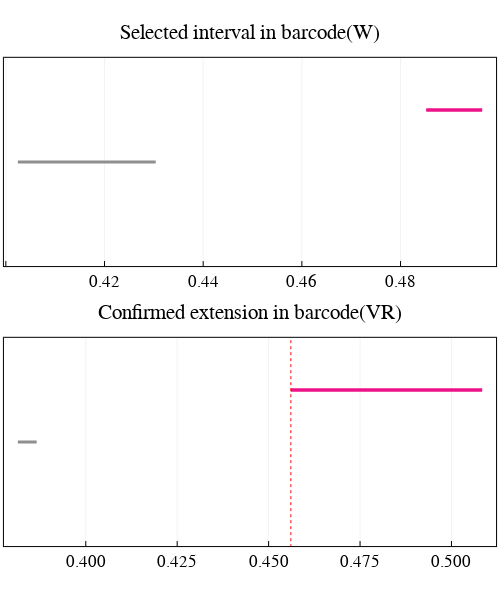

The notebook cell saved with this chart:
### Markdown cell above
<b> Plot confirmed interval and possible extensions </b>

### Code cell
plot_confirmed_extension(extension_AL, 
                         lw_x = 3, 
                         lw_y = 3, 
                         titlefontsize = 15, 
                         xtickfontsize = 12)

### Figure 1 — Plotly figure (JSON) as saved in the notebook; plotly's stock layout.template omitted (floating-point values rounded to 4 significant figures)
{"data": [{"colorbar": {"title": ""}, "hoverinfo": "text", "legendgroup": "y1", "line": {"color": "rgba(143, 143, 143, 1.000)", "dash": "solid", "shape": "linear", "width": 3}, "mode": "lines", "name": "y1", "showlegend": true, "text": ["class 1", "class 1"], "type": "scatter", "x": [0.4024, 0.4304], "xaxis": "x1", "y": [1, 1], "yaxis": "y1", "zmax": null, "zmin": null}, {"colorbar": {"title": ""}, "hoverinfo": "text", "legendgroup": "y2", "line": {"color": "rgba(238, 18, 137, 1.000)", "dash": "solid", "shape": "linear", "width": 3}, "mode": "lines", "name": "y2", "showlegend": true, "text": ["class 2", "class 2"], "type": "scatter", "x": [0.4852, 0.4965], "xaxis": "x1", "y": [2, 2], "yaxis": "y1", "zmax": null, "zmin": null}, {"colorbar": {"title": ""}, "hoverinfo": "text", "legendgroup": "y3", "line": {"color": "rgba(238, 18, 137, 1.000)", "dash": "solid", "shape": "linear", "width": 3}, "mode": "lines", "name": "y3", "showlegend": true, "text": ["class 2", "class 2"], "type": "scatter", "x": [0.4852, 0.4965], "xaxis": "x1", "y": [2, 2], "yaxis": "y1", "zmax": null, "zmin": null}, {"colorbar": {"title": ""}, "hoverinfo": "text", "legendgroup": "y1", "line": {"color": "rgba(143, 143, 143, 1.000)", "dash": "solid", "shape": "linear", "width": 3}, "mode": "lines", "name": "y1", "showlegend": true, "text": ["class 1", "class 1"], "type": "scatter", "x": [0.3814, 0.3866], "xaxis": "x2", "y": [1, 1], "yaxis": "y2", "zmax": null, "zmin": null}, {"colorbar": {"title": ""}, "hoverinfo": "text", "legendgroup": "y2", "line": {"color": "rgba(143, 143, 143, 1.000)", "dash": "solid", "shape": "linear", "width": 3}, "mode": "lines", "name": "y2", "showlegend": true, "text": ["class 2", "class 2"], "type": "scatter", "x": [0.4561, 0.4561], "xaxis": "x2", "y": [2, 2], "yaxis": "y2", "zmax": null, "zmin": null}, {"colorbar": {"title": ""}, "hoverinfo": "text", "legendgroup": "y3", "line": {"color": "rgba(238, 18, 137, 1.000)", "dash": "solid", "shape": "linear", "width": 3}, "mode": "lines", "name": "y3", "showlegend": true, "text": ["class 2", "class 2"], "type": "scatter", "x": [0.4561, 0.5084], "xaxis": "x2", "y": [2, 2], "yaxis": "y2", "zmax": null, "zmin": null}, {"colorbar": {"title": ""}, "hoverinfo": "text", "legendgroup": "y4", "line": {"color": "rgba(143, 143, 143, 1.000)", "dash": "solid", "shape": "linear", "width": 3}, "mode": "lines", "name": "y4", "showlegend": true, "text": ["class 2", "class 2"], "type": "scatter", "x": [0.4561, 0.4561], "xaxis": "x2", "y": [2, 2], "yaxis": "y2", "zmax": null, "zmin": null}, {"colorbar": {"title": ""}, "hoverinfo": "text", "legendgroup": "y5", "line": {"color": "rgba(238, 18, 137, 1.000)", "dash": "solid", "shape": "linear", "width": 3}, "mode": "lines", "name": "y5", "showlegend": true, "text": ["class 2", "class 2"], "type": "scatter", "x": [0.4561, 0.5084], "xaxis": "x2", "y": [2, 2], "yaxis": "y2", "zmax": null, "zmin": null}, {"colorbar": {"title": ""}, "legendgroup": "y6", "line": {"color": "rgba(255, 0, 0, 1.000)", "dash": "dot", "shape": "linear", "width": 1}, "mode": "lines", "name": "y6", "showlegend": true, "type": "scatter", "x": [0.4561, 0.4561], "xaxis": "x2", "y": [-401, 403], "yaxis": "y2", "zmax": null, "zmin": null}], "layout": {"annotations": [{"font": {"color": "rgba(0, 0, 0, 1.000)", "family": "sans-serif", "size": 21}, "rotation": 0, "showarrow": false, "text": "Selected interval in barcode(W)", "x": 0.5, "xanchor": "center", "xref": "paper", "y": 1, "yanchor": "top", "yref": "paper"}, {"font": {"color": "rgba(0, 0, 0, 1.000)", "family": "sans-serif", "size": 21}, "rotation": 0, "showarrow": false, "text": "Confirmed extension in barcode(VR)", "x": 0.5, "xanchor": "center", "xref": "paper", "y": 0.5, "yanchor": "top", "yref": "paper"}], "height": 600, "margin": {"b": 20, "l": 0, "r": 0, "t": 20}, "paper_bgcolor": "rgba(255, 255, 255, 1.000)", "plot_bgcolor": "rgba(255, 255, 255, 1.000)", "showlegend": false, "width": 500, "xaxis1": {"anchor": "y1", "domain": [0.007874, 0.9921], "gridcolor": "rgba(0, 0, 0, 0.100)", "gridwidth": 0.5, "linecolor": "rgba(0, 0, 0, 1.000)", "mirror": true, "range": [0.3996, 0.4994], "showgrid": true, "showline": true, "showticklabels": true, "tickangle": 0, "tickcolor": "rgb(0, 0, 0)", "tickfont": {"color": "rgba(0, 0, 0, 1.000)", "family": "sans-serif", "size": 17}, "tickmode": "array", "ticks": "inside", "ticktext": ["0.40", "0.42", "0.44", "0.46", "0.48"], "tickvals": [0.4, 0.42, 0.44, 0.46, 0.48], "title": "", "titlefont": {"color": "rgba(0, 0, 0, 1.000)", "family": "sans-serif", "size": 15}, "type": "-", "visible": true, "zeroline": false, "zerolinecolor": "rgba(0, 0, 0, 1.000)"}, "xaxis2": {"anchor": "y2", "domain": [0.007874, 0.9921], "gridcolor": "rgba(0, 0, 0, 0.100)", "gridwidth": 0.5, "linecolor": "rgba(0, 0, 0, 1.000)", "mirror": true, "range": [0.3776, 0.5122], "showgrid": true, "showline": true, "showticklabels": true, "tickangle": 0, "tickcolor": "rgb(0, 0, 0)", "tickfont": {"color": "rgba(0, 0, 0, 1.000)", "family": "sans-serif", "size": 17}, "tickmode": "array", "ticks": "inside", "ticktext": ["0.400", "0.425", "0.450", "0.475", "0.500"], "tickvals": [0.4, 0.425, 0.45, 0.475, 0.5], "title": "", "titlefont": {"color": "rgba(0, 0, 0, 1.000)", "family": "sans-serif", "size": 15}, "type": "-", "visible": true, "zeroline": false, "zerolinecolor": "rgba(0, 0, 0, 1.000)"}, "yaxis1": {"anchor": "x1", "domain": [0.5606, 0.9325], "gridcolor": "rgba(0, 0, 0, 0.100)", "gridwidth": 0.5, "linecolor": "rgba(0, 0, 0, 1.000)", "mirror": true, "range": [-1, 3], "showgrid": true, "showline": true, "showticklabels": true, "tickangle": 0, "tickcolor": "rgb(0, 0, 0)", "tickfont": {"color": "rgba(0, 0, 0, 1.000)", "family": "sans-serif", "size": 11}, "tickmode": "array", "ticks": "inside", "ticktext": [], "tickvals": [], "title": "", "titlefont": {"color": "rgba(0, 0, 0, 1.000)", "family": "sans-serif", "size": 15}, "type": "-", "visible": true, "zeroline": false, "zerolinecolor": "rgba(0, 0, 0, 1.000)"}, "yaxis2": {"anchor": "x2", "domain": [0.06059, 0.4325], "gridcolor": "rgba(0, 0, 0, 0.100)", "gridwidth": 0.5, "linecolor": "rgba(0, 0, 0, 1.000)", "mirror": true, "range": [-1, 3], "showgrid": true, "showline": true, "showticklabels": true, "tickangle": 0, "tickcolor": "rgb(0, 0, 0)", "tickfont": {"color": "rgba(0, 0, 0, 1.000)", "family": "sans-serif", "size": 11}, "tickmode": "array", "ticks": "inside", "ticktext": [], "tickvals": [], "title": "", "titlefont": {"color": "rgba(0, 0, 0, 1.000)", "family": "sans-serif", "size": 15}, "type": "-", "visible": true, "zeroline": false, "zerolinecolor": "rgba(0, 0, 0, 1.000)"}}}
